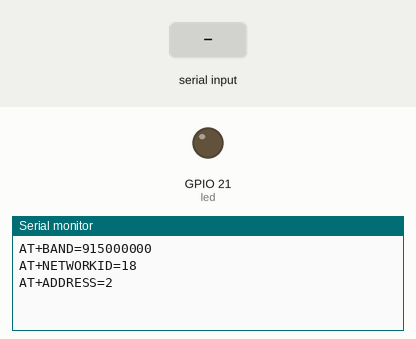
Recording of a sketch running on a simulated ESP32. Parts: output pins drawn as LEDs (lit = HIGH), the last lines printed to the serial monitor. Inputs (shaded band) come from the test bench. The modem accepts every AT command (registered, SIM ready, sends succeed) and sends nothing else.

Above: at 5.7 s.
5.8 s: "ON" received over Serial
At 8.0 s:
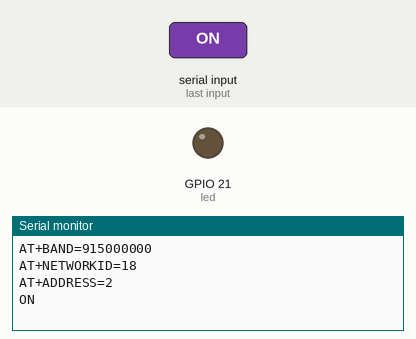
8.3 s: "1" received over Serial
At 10.0 s:
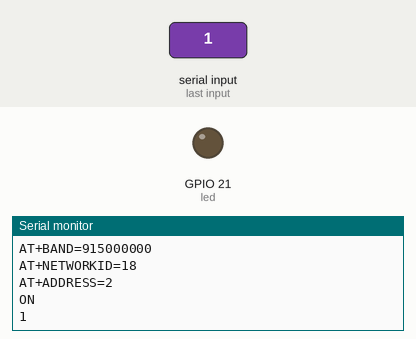

The sketch:

RX.ino
```cpp
String lora_band = "915000000"; //Banda de frecuencia
String lora_networkid = "18";   //Identificación de la red Lora
String lora_address = "2";      //Dirección de Lora
//String lora_RX_address = "1";   //Dirección del modulo receptor

int led = 21;

String textoEntrada;

void setup()
{

  pinMode(led,OUTPUT);
  Serial2.begin(115200,SERIAL_8N1, 16,17);
  Serial.begin(115200);


 delay(1500);
  Serial2.println("AT+BAND=" + lora_band);
  delay(500);
  Serial2.println("AT+NETWORKID=" + lora_networkid);
  delay(500);
  Serial2.println("AT+ADDRESS=" + lora_address);
  Serial.println("AT+BAND=" + lora_band);
  delay(500);
  Serial.println("AT+NETWORKID=" + lora_networkid);
  delay(500);
  Serial.println("AT+ADDRESS=" + lora_address);
  delay(1000);

}

void loop(){
  if(Serial.available()) {

    textoEntrada = Serial.readString();
    Serial.println(textoEntrada);

    if(textoEntrada.indexOf("ON") > 0) {
      digitalWrite(led, !digitalRead(led));
    }
  }
}
```

Measured:
- after the input at 5.8 s, the serial monitor: prints a new line after 1.0 s (image 1)
- after the input at 8.3 s, the serial monitor: prints a new line after 1.0 s (image 2)
